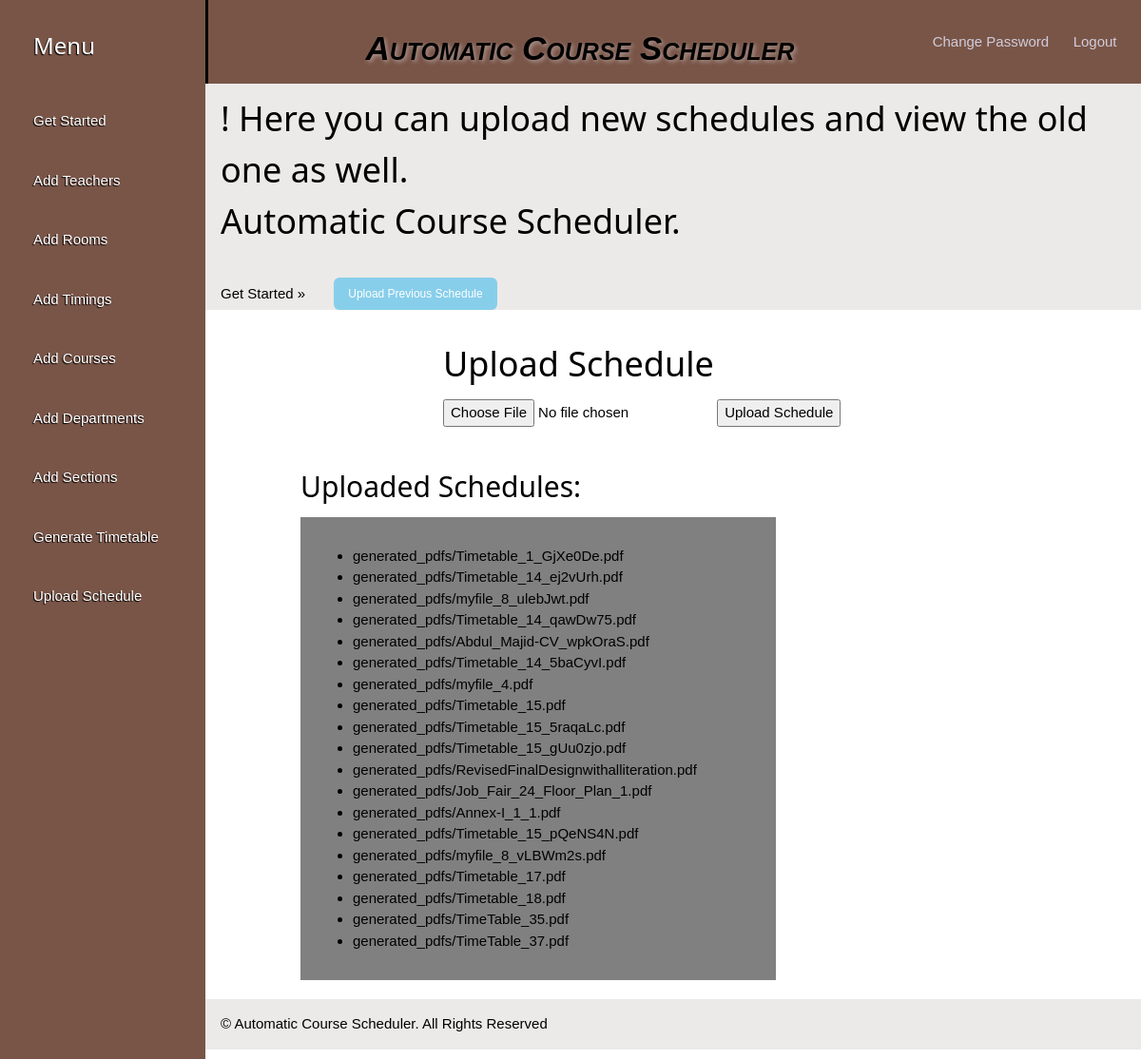
The page /upload_schedule/ on the database its author committed.
### schedule/models.py (models this page shows, shortened)
class GeneratedSchedule(models.Model):
    pdf_file = models.FileField(upload_to='generated_pdfs/')
    upload_date = models.DateField(default=timezone.now)
    upload_time = models.TimeField(default=timezone.now)
    uploaded_by = models.ForeignKey(Profile, on_delete=models.CASCADE, null=True, blank=True, default=None)

### schedule/views.py (the view)
# urls.py: path('upload_schedule/', views.upload_schedule, name='upload_schedule'),
def upload_schedule(request):
    if request.method == 'POST':
        if 'pdf_file' in request.FILES:
            pdf_file = request.FILES['pdf_file']
            schedule = GeneratedSchedule(pdf_file=pdf_file)
            schedule.save()
            return redirect('upload_schedule')  # Redirect to the same page after successful upload
        else:
            return HttpResponse('No file uploaded.')
    elif request.method == 'GET':
        all_schedules = GeneratedSchedule.objects.all()
        return render(request, 'upload_schedule.html', {'all_schedules': all_schedules})
    return HttpResponse('Invalid request method.')

### templates/upload_schedule.html (shortened to what this page needs)
<!DOCTYPE html>
{% load static %}
<link rel="stylesheet" type="text/css" href="{% static 'css/getstarted.css' %}">
<html>
<body>
<div class="w3-sidebar w3-brown w3-bar-block" style="width:18%">
  <h3 class="w3-bar-item">Menu</h3>
  <a class="w3-bar-item" href="{% url 'admindash' %}">Get Started</a>
  <a class="w3-bar-item" href="{% url 'addInstructors' %}">Add Teachers</a>
  <a class="w3-bar-item" href="{% url 'addRooms' %}">Add Rooms</a>
  <a class="w3-bar-item" href="{% url 'addTimings' %}">Add Timings</a>
  <a class="w3-bar-item" href="{% url 'addCourses' %}">Add Courses</a>
  <a class="w3-bar-item" href="{% url 'addDepts' %}">Add Departments</a>
  <a class="w3-bar-item" href="{% url 'addSections' %}">Add Sections</a>
  <a class="w3-bar-item" href="{% url 'generate' %}">Generate Timetable</a>
  <a class="w3-bar-item" href="{% url 'upload_schedule' %}">Upload Schedule</a>
</div>
<div style="margin-left:18%">
  <div class="w3-container w3-grey">
    <h1><a href="{% url 'index' %}" class="logo">Automatic Course Scheduler</a></h1>
    <div class="changepass">
        <a class="w3-bar-item" href="{% url 'password_change' %}">Change Password</a>
    </div>
    <div class="logoutbtn">
        <a class="w3-bar-item" href="{% url 'logout' %}">Logout</a>
      </div>
</div>
<div class="w3-container">
  <div class="container">
    <h1 class="display-4">{{ user.first_name }}! Here you can upload new schedules and view the old one as well.<br> Automatic Course Scheduler. </h1>
    <br>
    <div class="button-container">
      <a class="btn btn-primary btn-lg" href="{% url 'addInstructors' %}" role="button">Get Started &raquo;</a>
      <a href="{% url 'upload_schedule' %}" class="upload-button">Upload Previous Schedule</a>
  </div>
  </div>
</div>
    <div class="uploadbtn">
        <h1>Upload Schedule</h1>
        <form method="post" enctype="multipart/form-data">
            <input type="file" name="pdf_file" accept=".pdf" required>
            <button type="submit">Upload Schedule</button>
        </form>
    </div>
    <div class="showupload">
        <h2>Uploaded Schedules:</h2>
        <div class="listofschedule">
            <ul>
                {% for schedule in all_schedules %}
                    <li><a href="{% url 'view_pdf' schedule.id %}" target="_blank">{{ schedule.pdf_file.name }}</a></li>
                {% empty %}
                    <li>No schedules uploaded yet.</li>
                {% endfor %}
            </ul>
    </div>
    </div>
<footer class="container">
  <p>&copy; Automatic Course Scheduler. All Rights Reserved</p>
</footer>
</body>
</html>

### static/css/getstarted.css (style rules this page uses)
html { box-sizing:border-box }
*,*:before,*:after { box-sizing:inherit }
html { -ms-text-size-adjust:100%;-webkit-text-size-adjust:100% }
body { margin:0 }
article,aside,details,figcaption,figure,footer,header,main,menu,nav,section { display:block }
a { background-color:transparent }
button,input,select,textarea,optgroup { font:inherit;margin:0 }
button,input { overflow:visible }
button,select { text-transform:none }
button,[type=button],[type=reset],[type=submit] { -webkit-appearance:button }
html,body { font-family:Verdana,sans-serif;font-size:15px;line-height:1.5 }
html { overflow-x:hidden }
h1 { font-size:36px }
h2 { font-size:30px }
h3 { font-size:24px }
h1,h2,h3,h4,h5,h6 { font-family:"Segoe UI",Arial,sans-serif;font-weight:400;margin:10px 0 }
a { color:inherit }
.w3-sidebar { height:100%;width:200px;background-color:#fff;position:fixed!important;z-index:1;overflow:auto }
a { text-decoration: none; }
.w3-container { display: flex; justify-content: space-between; align-items: center; }
.changepass, .logoutbtn { margin-right: -120px; }
.changepass a, .logoutbtn a { color: #d1ccda; text-decoration: none; }
.logo { color: #000; font-size: 35px; font-family: Arial; padding-left: 20px; float: left; padding-top: 10px; margin-top: 5px; text-shadow: 2px 2px 4px rgb(223 216 216 / 50%); font-weight: bold; font-style: italic; font-variant: petite-caps; }
.w3-bar-block .w3-bar-item { width:100%;display:block;padding:20px 15px;margin-left:20px;text-align:left;border:none;text-shadow: -1px 1px 1px #000000;white-space:normal;float:none;outline:0 }
.w3-container:after,.w3-container:before,.w3-panel:after,.w3-panel:before,.w3-row:after,.w3-row:before,.w3-row-padding:after,.w3-row-padding:before, .w3-cell-row:before,.w3-cell-row:after,.w3-clear:after,.w3-clear:before,.w3-bar:before,.w3-bar:after { content:"";display:table;clear:both }
.w3-container,.w3-panel { margin-top:0px;margin-bottom:0px }
.w3-brown,.w3-hover-brown:hover { color:#fff!important;background-color:#795548!important }
.w3-grey,.w3-hover-grey:hover,.w3-gray,.w3-hover-gray:hover { color:#000!important;background-color:#795548!important; border-left-style: solid; }

### templates/upload_schedule.html (style rules this page uses)
.button-container { display: flex; spacing: 5px; align-items: center; }
.container { background-color: #ebeae8; padding: 0.01em 16px; margin-bottom: 10px; }
a { text-decoration: none; }
.upload-button { margin-left: 30px; background-color: skyblue; border: none; color: white; padding: 8px 15px; text-align: center; text-decoration: none; display: inline-block; font-size: 12px; cursor: pointer; border-radius: 6px; transition: background-color 0.3s; }
.uploadbtn { margin-top: 20px; margin-left: 250px; }
.showupload { margin-top: 40px; margin-left: 100px; }
.listofschedule { background: grey; padding: 1.0rem; width: 500px; margin-bottom: 20px; }

### rows shown on the page
GeneratedSchedule: pdf_file.name "generated_pdfs/Timetable_1_GjXe0De.pdf"
GeneratedSchedule: pdf_file.name "generated_pdfs/Timetable_14_ej2vUrh.pdf"
GeneratedSchedule: pdf_file.name "generated_pdfs/myfile_8_ulebJwt.pdf"
GeneratedSchedule: pdf_file.name "generated_pdfs/Timetable_14_qawDw75.pdf"
GeneratedSchedule: pdf_file.name "generated_pdfs/Abdul_Majid-CV_wpkOraS.pdf"
GeneratedSchedule: pdf_file.name "generated_pdfs/Timetable_14_5baCyvI.pdf"
GeneratedSchedule: pdf_file.name "generated_pdfs/myfile_4.pdf"
GeneratedSchedule: pdf_file.name "generated_pdfs/Timetable_15.pdf"
GeneratedSchedule: pdf_file.name "generated_pdfs/Timetable_15_5raqaLc.pdf"
GeneratedSchedule: pdf_file.name "generated_pdfs/Timetable_15_gUu0zjo.pdf"
GeneratedSchedule: pdf_file.name "generated_pdfs/RevisedFinalDesignwithalliteration.pdf"
GeneratedSchedule: pdf_file.name "generated_pdfs/Job_Fair_24_Floor_Plan_1.pdf"
GeneratedSchedule: pdf_file.name "generated_pdfs/Annex-I_1_1.pdf"
GeneratedSchedule: pdf_file.name "generated_pdfs/Timetable_15_pQeNS4N.pdf"
GeneratedSchedule: pdf_file.name "generated_pdfs/myfile_8_vLBWm2s.pdf"
GeneratedSchedule: pdf_file.name "generated_pdfs/Timetable_17.pdf"
GeneratedSchedule: pdf_file.name "generated_pdfs/Timetable_18.pdf"
GeneratedSchedule: pdf_file.name "generated_pdfs/TimeTable_35.pdf"
GeneratedSchedule: pdf_file.name "generated_pdfs/TimeTable_37.pdf"
